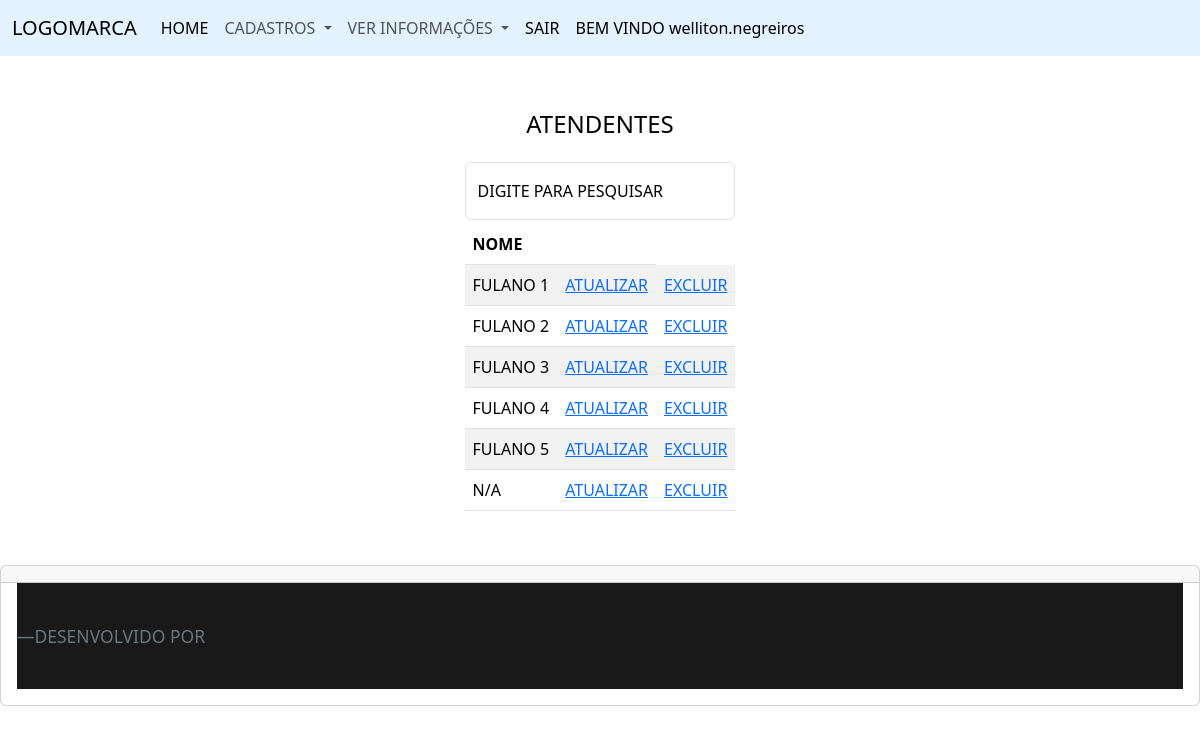
The app's page /ver-atendentes (signed in) with its own data.
### tables this page shows
CREATE TABLE IF NOT EXISTS `atendentes` (
  `id` INT NOT NULL AUTO_INCREMENT,
  `nome` VARCHAR(100) NOT NULL,
  PRIMARY KEY (`id`)
);

### index.php (called while the page is built, shortened)
<?php
include 'autoload.php';
include 'rotas.php';
?>

### autoload.php (called while the page is built, shortened)
<?php
spl_autoload_register(function ($nome_da_classe) {
    $classe_controller = "../" . $nome_da_classe . ".php";
    $classe_model = "../" . $nome_da_classe . ".php";
    $classe_dao = "../" . $nome_da_classe . ".php";
});

### Models/AtendenteModel.php (called while the page is built, shortened)
<?php
class AtendenteModel
{
	public function getAllRows()
	{
		$dao = new AtendenteDao();
		$this->rows = $dao->select();
	}
}

### Conn/Conn.php (called while the page is built, shortened)
<?php
class Conn
{
    private $_con;
    public function __construct()
    {
        try {
            $dsn = "mysql:host=localhost:3306;dbname=controle_producao2";
            $opcoes = array(\PDO::ATTR_ERRMODE => \PDO::ERRMODE_EXCEPTION);
            $this->_con = new \PDO($dsn, 'root', '19019407eric@', $opcoes);
        } catch (\PDOException $e) {
            echo $e->getMessage();
        }
    }
    public function returnConnection()
    {
        return $this->_con;
    }
}

### DAO/AtendenteDao.php (called while the page is built, shortened)
<?php
class AtendenteDao
{
	private $conexao;
	public function __construct()
	{
		$conn = new Conn();
		$this->conexao = $conn->returnConnection();
	}
	public function select()
	{
		$sql = "SELECT * FROM atendentes ORDER BY nome";
		$stmt = $this->conexao->prepare($sql);
		$stmt->execute();
		return $stmt->fetchAll(PDO::FETCH_CLASS);
	}
}

### Views/Atendente/ver_atendente.php (the view, shortened to what this page needs)
<?php
include './Views/partials/Header/header.php';
?>
<div class="area-cad">
    <div class="singIn p-2">
    <div class="h4 title-cad ">ATENDENTES</div>
        <div class="input-group mb-1">
            <div class="form-floating">
                <input type="text" class="form-control" name="filter" id="filter" placeholder="DIGITE PARA PESQUISAR" autofocus>
                <label for="codigo">DIGITE PARA PESQUISAR</label>
            </div>
        </div>
        <table class="table table-striped" id="tableAtendente">
            <thead>
                <tr>
                    <th>NOME</th>
                    <th></th>
                </tr>
            </thead>
            <tbody>
                <?php foreach ($modelAtendente->rows as $item) : ?>
                    <tr>
                        <td><?= $item->nome ?></td>
                        <td><a href="/atendentes?id=<?= $item->id ?>" class="link-primary">ATUALIZAR</a></td>
                        <td><a href="javascript:func()" onclick="confirmacao('<?= $item->id ?>')" class="link-primary">EXCLUIR</a></td>
                    </tr>
                <?php endforeach ?>
            </tbody>
        </table>
    </div>
</div>
<?php
include 'Views/partials/Footer/footer.php';
?>

### css/myCss.css (style rules this page uses)
* { padding: 0; margin: 0; box-sizing: border-box; }
.area-cad { width: 100%; max-width: 1320px; margin: auto; background: #ffffff; display: flex; justify-content: center; padding: 30px 0; }
.singIn, .singUp { width: auto; height: auto; display: flex; justify-content: center; align-items: center; flex-direction: column; background-color: #fff; border-radius: 10px; }
.title-cad { width: 100%; height: 60px; display: flex; align-items: center; justify-content: center; padding: 10px; }

### records on screen
atendentes: nome "FULANO 1"
atendentes: nome "FULANO 2"
atendentes: nome "FULANO 3"
atendentes: nome "FULANO 4"
atendentes: nome "FULANO 5"
atendentes: nome "N/A"

### other values on screen
$_SESSION['login'] "welliton.negreiros"
